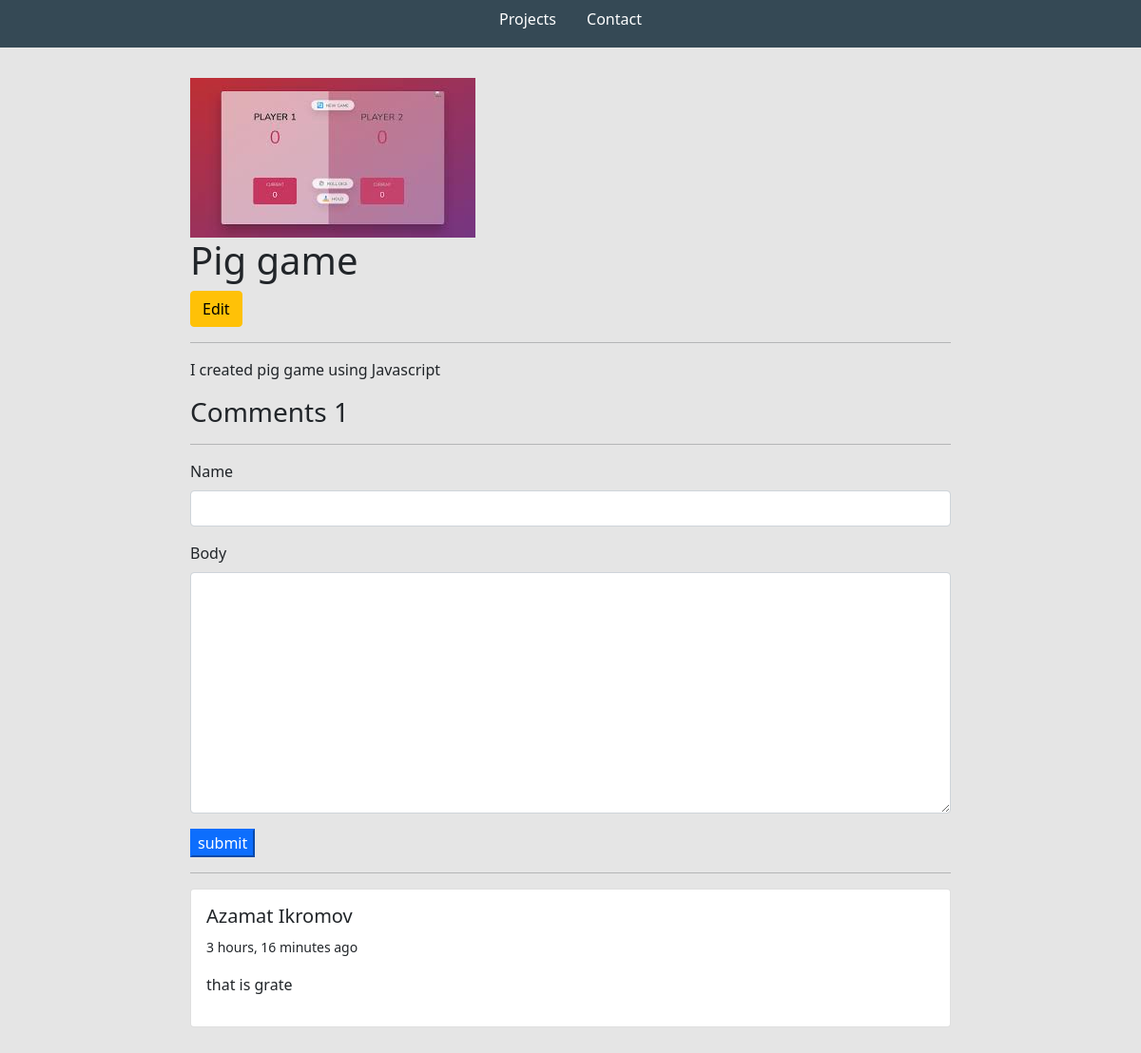
The app's page /project/fc3ae205-385b-4fb9-81c0-144d55b36248/ with its own data.
### base/models.py (models this page shows, shortened)
class Project(models.Model):
    title = models.CharField(max_length=200)
    thumbnail = models.ImageField(null=True)
    body = RichTextUploadingField()
    slug = models.SlugField(null=True, blank=True)
    created = models.DateTimeField(auto_now_add=True)
    id = models.UUIDField(default=uuid.uuid4, unique=True,primary_key=True, editable=False)

class Comment(models.Model):
    project  = models.ForeignKey(Project, on_delete=models.CASCADE)
    name = models.CharField(max_length=200,null=True)
    body = models.TextField(null=True, blank=True)
    created = models.DateTimeField(auto_now_add=True, null=True)

### base/views.py (the view, shortened to what this page needs)
# urls.py: path('project/<str:pk>/', views.projectsPage, name='project'),
def projectsPage(request,pk):
    project = Project.objects.get(id=pk)
    count =  project.comment_set.count()
    comments = project.comment_set.all().order_by('-created')
    form = CommentForm()
    context={"project": project, "count":count, "comments":comments, "form":form}
    return render(request, 'base/project.html',context)

### base/forms.py
class CommentForm(ModelForm):
    class Meta:
        model = Comment
        fields = "__all__"
        exclude = ['project']
    def __init__(self, *args, **kwargs):
        super(CommentForm, self).__init__(*args, **kwargs)
        self.fields['name'].widget.attrs.update(
            {'class': 'form-control'})
        self.fields['body'].widget.attrs.update(
            {'class': 'form-control'})

### base/templates/base/project.html (shortened to what this page needs)
{% extends 'base/main.html' %}
{% load static %}
{% block content %}
<div class="container">
    <div class="project-container">
        <img class="project--image" src="{{project.thumbnail.url}}">
        <h1>{{project.title}}</h1>
        <a class="btn btn-warning" href="{% url 'edit-project' project.id %}">Edit</a>
        <hr>
        <p>{{project.body|safe}}</p>
        <div class="comments-container">
            <h3>Comments {{count}}</h3>
            <hr>
            <form method="post">
                {% for field in form  %}
                <div class=" mb-3">
                    <label for="exampleInputPassword" class="form-label">{{field.label}}</label>
                    {{field}}
                </div>
                {% endfor %}
                <input class="btn-primary" type="submit" value="submit">
            </form>
            <hr>
            {% for comment in comments %}
            <div class="card my-3">
                <div class="card-body">
                    <h5>{{comment.name}}</h5>
                    <small>{{comment.created | timesince}} ago</small>
                    <p class="my-3">{{comment.body}}</p>
                </div>
            </div>
            {% endfor %}
        </div>
    </div>
</div>
{% endblock %}

### static/styles/main.css (style rules this page uses)
body { background-color: #e5e5e5; }
.project--image { max-width: 800px; }

### base/templates/base/project.html (style rules this page uses)
.project-container { max-width: 800px; margin: 0 auto; margin-top: 2em; margin-bottom: 2em; }

### records on screen
Project: thumbnail (picture), title "Pig game", body "I created pig game using Javascript"
Comment: name "Azamat Ikromov", created "3 hours, 16 minutes", body "that is grate"

### other values on screen
{{ count }} "1"
{{ field.label }} "Name" "Body"
